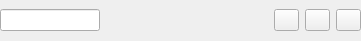
<?xml version="1.0" encoding="UTF-8"?>
<ui version="4.0">
 <class>CompFaceGroupWidget</class>
 <widget class="QWidget" name="CompFaceGroupWidget">
  <property name="geometry">
   <rect>
    <x>0</x>
    <y>0</y>
    <width>361</width>
    <height>41</height>
   </rect>
  </property>
  <property name="windowTitle">
   <string>Form</string>
  </property>
  <layout class="QGridLayout" name="gridLayout">
   <property name="leftMargin">
    <number>0</number>
   </property>
   <property name="topMargin">
    <number>0</number>
   </property>
   <property name="rightMargin">
    <number>0</number>
   </property>
   <property name="bottomMargin">
    <number>0</number>
   </property>
   <item row="0" column="0">
    <widget class="GUI::CompLineEdit" name="lineEdit_Name">
     <property name="minimumSize">
      <size>
       <width>100</width>
       <height>0</height>
      </size>
     </property>
     <property name="maximumSize">
      <size>
       <width>100</width>
       <height>16777215</height>
      </size>
     </property>
    </widget>
   </item>
   <item row="0" column="1">
    <spacer name="horizontalSpacer">
     <property name="orientation">
      <enum>Qt::Horizontal</enum>
     </property>
     <property name="sizeHint" stdset="0">
      <size>
       <width>241</width>
       <height>20</height>
      </size>
     </property>
    </spacer>
   </item>
   <item row="0" column="2">
    <widget class="QPushButton" name="pushButton_OK">
     <property name="maximumSize">
      <size>
       <width>25</width>
       <height>25</height>
      </size>
     </property>
     <property name="text">
      <string/>
     </property>
    </widget>
   </item>
   <item row="0" column="3">
    <widget class="QPushButton" name="pushButton_Cancel">
     <property name="maximumSize">
      <size>
       <width>25</width>
       <height>25</height>
      </size>
     </property>
     <property name="text">
      <string/>
     </property>
    </widget>
   </item>
   <item row="0" column="4">
    <widget class="QPushButton" name="pushButton_Delete">
     <property name="maximumSize">
      <size>
       <width>25</width>
       <height>25</height>
      </size>
     </property>
     <property name="text">
      <string/>
     </property>
    </widget>
   </item>
  </layout>
 </widget>
 <customwidgets>
  <customwidget>
   <class>GUI::CompLineEdit</class>
   <extends>QLineEdit</extends>
   <header>GUIWidget/CompLineEdit.h</header>
  </customwidget>
 </customwidgets>
 <resources/>
 <connections/>
</ui>
